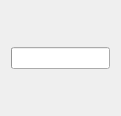
<?xml version="1.0" encoding="UTF-8"?>
<ui version="4.0">
 <class>dUploadClass</class>
 <widget class="QWidget" name="dUploadClass">
  <property name="geometry">
   <rect>
    <x>0</x>
    <y>0</y>
    <width>121</width>
    <height>116</height>
   </rect>
  </property>
  <property name="sizePolicy">
   <sizepolicy hsizetype="Preferred" vsizetype="Preferred">
    <horstretch>0</horstretch>
    <verstretch>0</verstretch>
   </sizepolicy>
  </property>
  <property name="minimumSize">
   <size>
    <width>121</width>
    <height>116</height>
   </size>
  </property>
  <property name="maximumSize">
   <size>
    <width>121</width>
    <height>116</height>
   </size>
  </property>
  <property name="windowTitle">
   <string>dUpload</string>
  </property>
  <layout class="QGridLayout" name="gridLayout">
   <item row="0" column="0">
    <layout class="QGridLayout" name="layout">
     <property name="sizeConstraint">
      <enum>QLayout::SetMaximumSize</enum>
     </property>
     <item row="0" column="0">
      <widget class="QProgressBar" name="progress">
       <property name="textVisible">
        <bool>false</bool>
       </property>
      </widget>
     </item>
    </layout>
   </item>
  </layout>
 </widget>
 <layoutdefault spacing="6" margin="11"/>
 <resources/>
 <connections/>
</ui>
